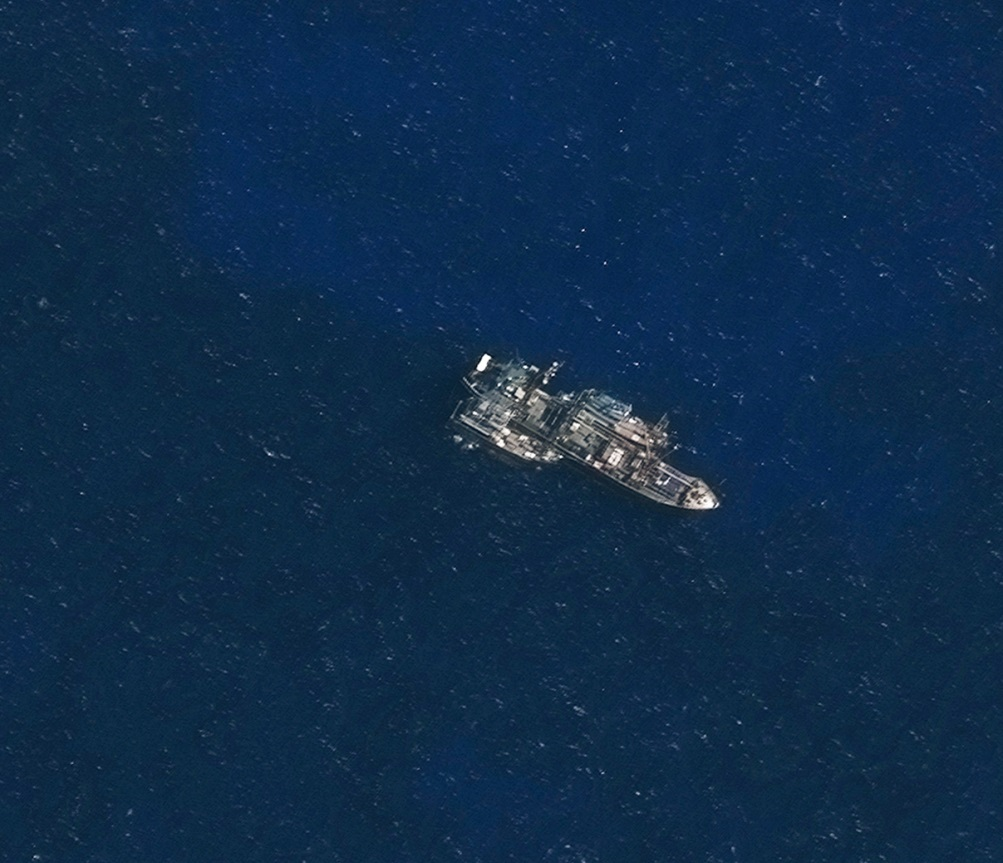
%> input picture images/kapal.jpg, 1003 x 863 px
$ octave no2.m   (GNU Octave 9; MATLAB toolbox functions it lacks are replaced by stand-ins)
%> lines starting %> are read from the running program, lines starting %| are printed output that depends on the picture
clc;
clear;

%% Read image from directory
kapal_asli = imread('images/kapal.jpg');
%> kapal_asli is the input picture: size 863x1003x3 uint8; mean R, G, B 14.7, 44.3, 74.7
kapal_noisy = imread('images/kapal_noisy.jpg');
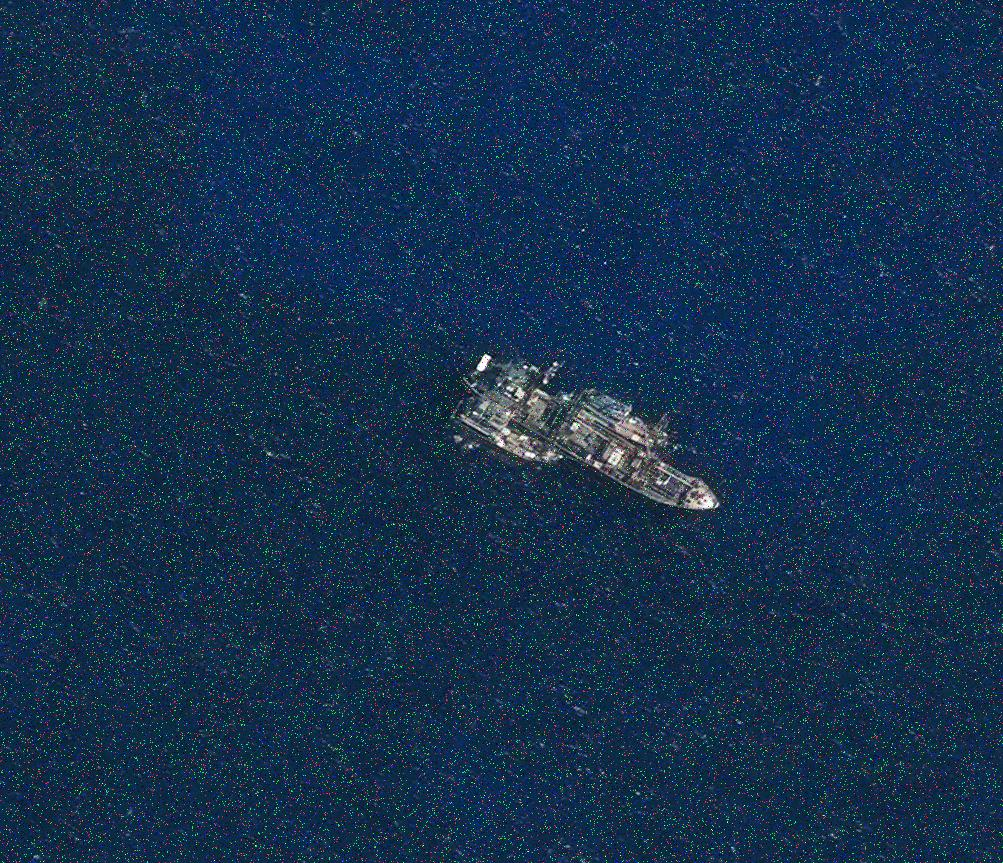
%> input picture images/kapal_noisy.jpg, 1003 x 863 px
%> kapal_noisy is the input picture: size 863x1003x3 uint8; mean R, G, B 21.6, 48.4, 77.4

%% Take a random noise sample, from the top left image.
I2 = imcrop(kapal_noisy,[0 100 100 100]);
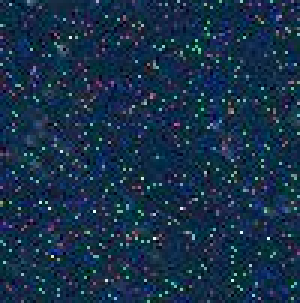
%> I2: size 101x100x3 uint8 (shown 3 times larger); mean R, G, B 21.9, 47.7, 72.7

%% Take every single channel of the image.
R = kapal_noisy(:,:,1);
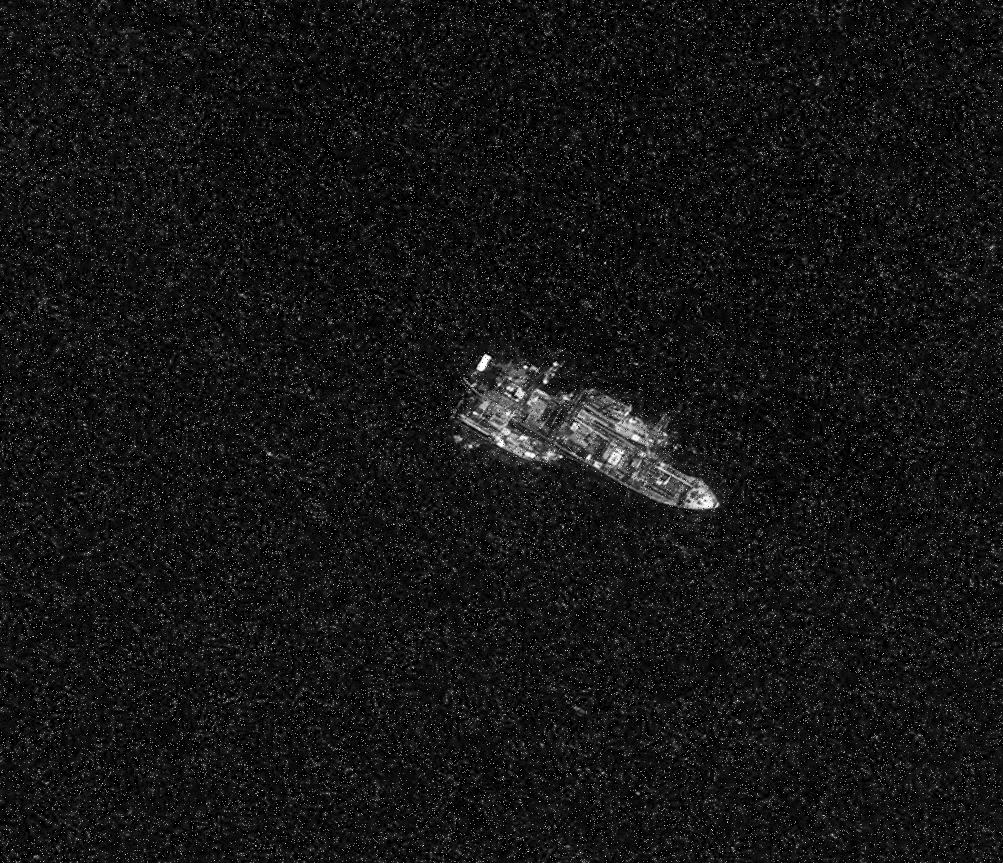
%> R: size 863x1003 uint8; min 0, max 255, mean 21.6
G = kapal_noisy(:,:,2);
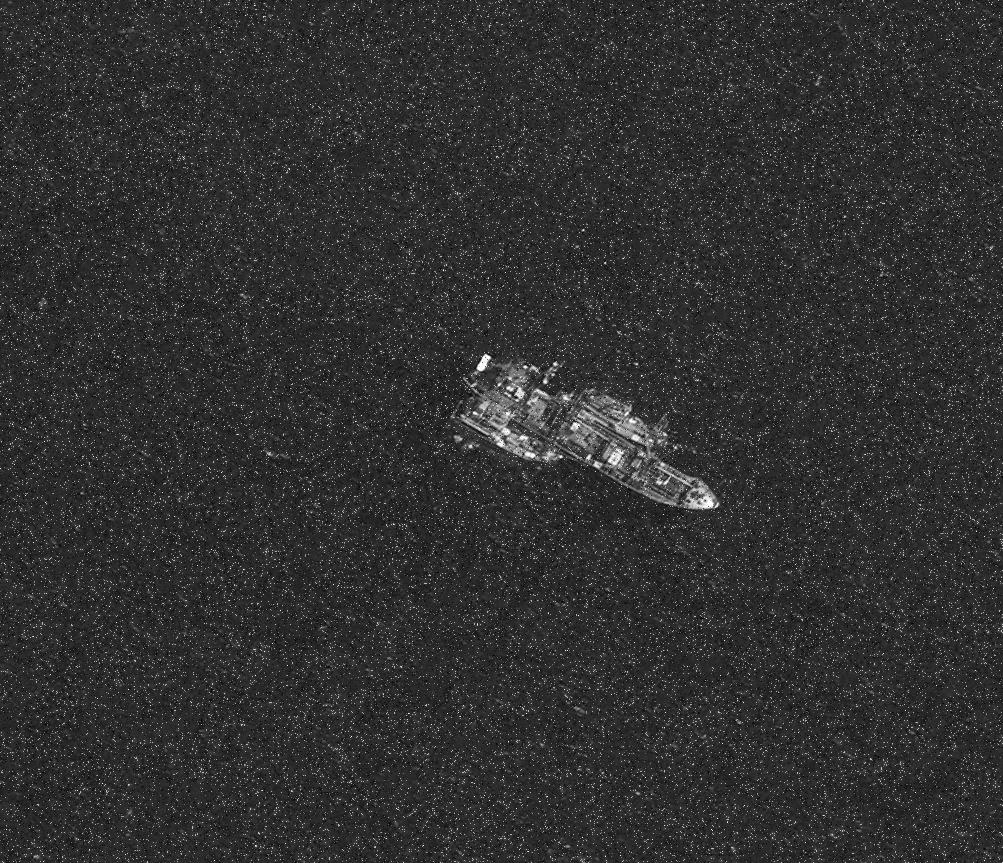
%> G: size 863x1003 uint8; min 0, max 255, mean 48.4
B = kapal_noisy(:,:,3);
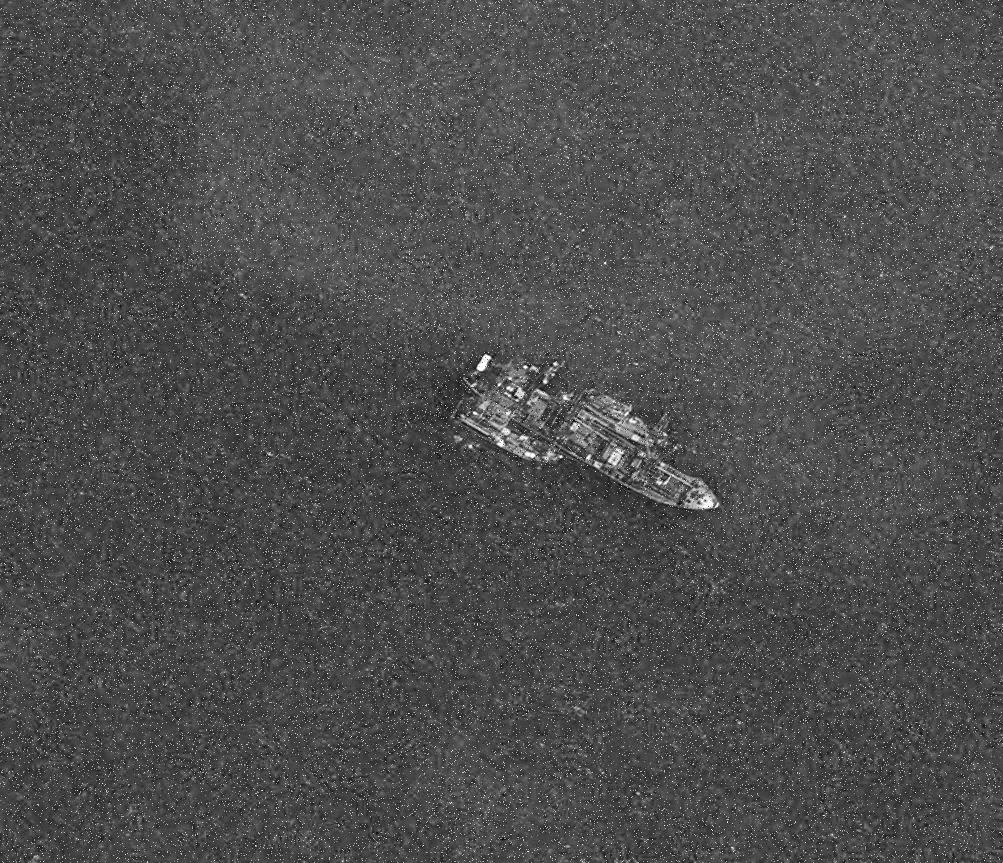
%> B: size 863x1003 uint8; min 0, max 255, mean 77.4

%% Apply median filter for each channel
medianFilterImage(:,:,1) = medfilt2(R);
medianFilterImage(:,:,2) = medfilt2(G);
medianFilterImage(:,:,3) = medfilt2(B);
%> medianFilterImage: size 863x1003x3 uint8

%% Showing the result
subplot(2, 2, 1), imshow(kapal_noisy), title('Kapal Noisy');
subplot(2, 2, 2), imshow(medianFilterImage), title('Median Filter');
subplot(2, 2, 3), imhist(I2), title('Noise Distribution - Gamma');
subplot(2, 2, 4), imshow(kapal_asli), title('Original Image');
%> after `title('Original Image')`:
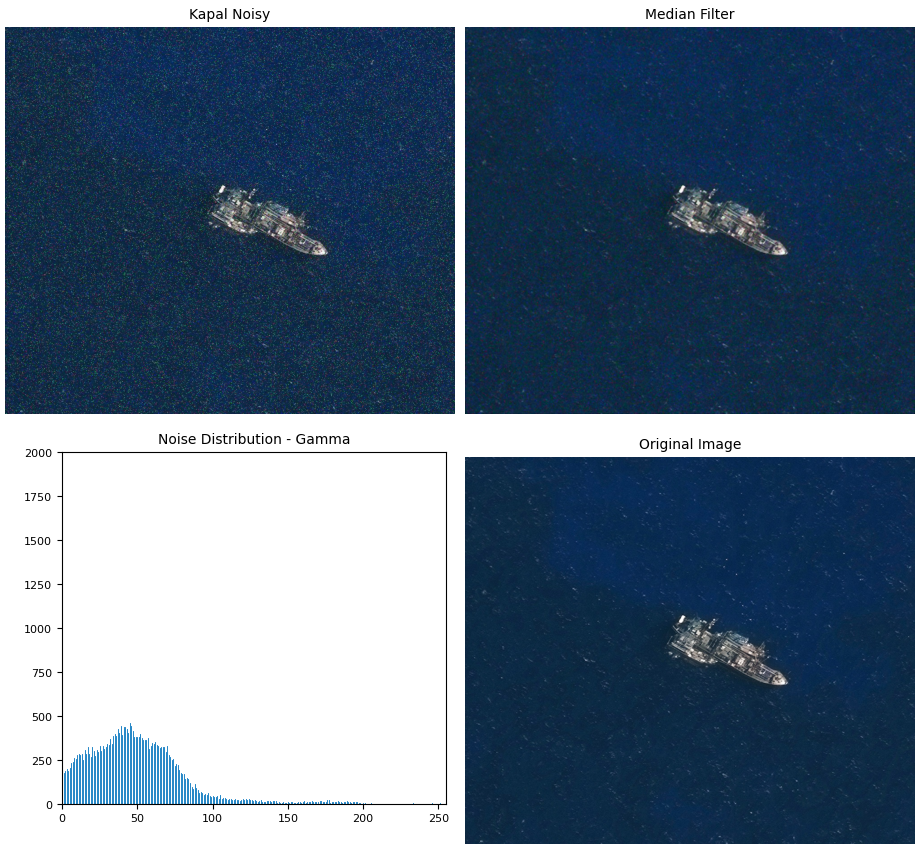
%> figure redrawn from the program's plot data, 4 panels

%% Count PSNR and MSE
[peaksnr, snr] = psnr(medianFilterImage, kapal_asli)
%> peaksnr = 29.89; snr = 16.18
err = immse(medianFilterImage, kapal_asli)
%> err = 66.72
